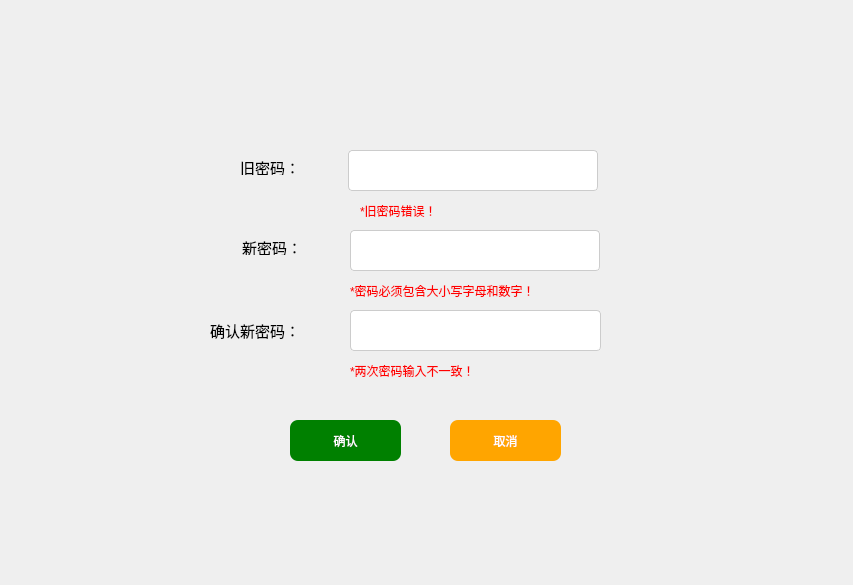
<?xml version="1.0" encoding="UTF-8"?>
<ui version="4.0">
 <class>Form</class>
 <widget class="QWidget" name="Form">
  <property name="geometry">
   <rect>
    <x>0</x>
    <y>0</y>
    <width>853</width>
    <height>585</height>
   </rect>
  </property>
  <property name="windowTitle">
   <string>Form</string>
  </property>
  <widget class="QLineEdit" name="lineEdit_3">
   <property name="geometry">
    <rect>
     <x>350</x>
     <y>310</y>
     <width>251</width>
     <height>41</height>
    </rect>
   </property>
   <property name="styleSheet">
    <string notr="true">border:1px solid #ccc;
border-radius:4px;
color:#555;
padding: 6px 12px;
</string>
   </property>
   <property name="inputMask">
    <string/>
   </property>
   <property name="text">
    <string/>
   </property>
   <property name="echoMode">
    <enum>QLineEdit::Password</enum>
   </property>
   <property name="placeholderText">
    <string/>
   </property>
   <property name="clearButtonEnabled">
    <bool>true</bool>
   </property>
  </widget>
  <widget class="QLabel" name="label_5">
   <property name="geometry">
    <rect>
     <x>210</x>
     <y>320</y>
     <width>101</width>
     <height>20</height>
    </rect>
   </property>
   <property name="font">
    <font>
     <family>黑体</family>
     <pointsize>11</pointsize>
    </font>
   </property>
   <property name="text">
    <string>确认新密码：</string>
   </property>
  </widget>
  <widget class="QLineEdit" name="lineEdit_4">
   <property name="geometry">
    <rect>
     <x>350</x>
     <y>230</y>
     <width>250</width>
     <height>41</height>
    </rect>
   </property>
   <property name="tabletTracking">
    <bool>false</bool>
   </property>
   <property name="styleSheet">
    <string notr="true"> border:1px solid #ccc;
 border-radius:4px;
 color:#555;
 padding: 6px 12px;
</string>
   </property>
   <property name="inputMask">
    <string/>
   </property>
   <property name="text">
    <string/>
   </property>
   <property name="frame">
    <bool>true</bool>
   </property>
   <property name="echoMode">
    <enum>QLineEdit::Password</enum>
   </property>
   <property name="dragEnabled">
    <bool>false</bool>
   </property>
   <property name="placeholderText">
    <string/>
   </property>
   <property name="clearButtonEnabled">
    <bool>true</bool>
   </property>
  </widget>
  <widget class="QLabel" name="label_6">
   <property name="geometry">
    <rect>
     <x>242</x>
     <y>240</y>
     <width>70</width>
     <height>15</height>
    </rect>
   </property>
   <property name="font">
    <font>
     <family>黑体</family>
     <pointsize>11</pointsize>
    </font>
   </property>
   <property name="text">
    <string>新密码：</string>
   </property>
  </widget>
  <widget class="QPushButton" name="pushButton_2">
   <property name="geometry">
    <rect>
     <x>450</x>
     <y>420</y>
     <width>111</width>
     <height>41</height>
    </rect>
   </property>
   <property name="styleSheet">
    <string notr="true">background-color:orange;
	color:white;
border:0px;
border-radius:8px;

</string>
   </property>
   <property name="text">
    <string>取消</string>
   </property>
  </widget>
  <widget class="QPushButton" name="pushButton">
   <property name="geometry">
    <rect>
     <x>290</x>
     <y>420</y>
     <width>111</width>
     <height>41</height>
    </rect>
   </property>
   <property name="styleSheet">
    <string notr="true">background-color:green;
	color:white;
border:0px;
border-radius:8px;

</string>
   </property>
   <property name="text">
    <string>确认</string>
   </property>
  </widget>
  <widget class="QLineEdit" name="lineEdit_5">
   <property name="geometry">
    <rect>
     <x>348</x>
     <y>150</y>
     <width>250</width>
     <height>41</height>
    </rect>
   </property>
   <property name="minimumSize">
    <size>
     <width>250</width>
     <height>0</height>
    </size>
   </property>
   <property name="tabletTracking">
    <bool>false</bool>
   </property>
   <property name="styleSheet">
    <string notr="true"> border:1px solid #ccc;
 border-radius:4px;
 color:#555;
 padding: 6px 12px;
</string>
   </property>
   <property name="inputMask">
    <string/>
   </property>
   <property name="text">
    <string/>
   </property>
   <property name="frame">
    <bool>true</bool>
   </property>
   <property name="echoMode">
    <enum>QLineEdit::Password</enum>
   </property>
   <property name="dragEnabled">
    <bool>false</bool>
   </property>
   <property name="placeholderText">
    <string/>
   </property>
   <property name="clearButtonEnabled">
    <bool>true</bool>
   </property>
  </widget>
  <widget class="QLabel" name="label_7">
   <property name="geometry">
    <rect>
     <x>240</x>
     <y>160</y>
     <width>70</width>
     <height>15</height>
    </rect>
   </property>
   <property name="font">
    <font>
     <family>黑体</family>
     <pointsize>11</pointsize>
    </font>
   </property>
   <property name="text">
    <string>旧密码：</string>
   </property>
  </widget>
  <widget class="QLabel" name="warninglabel">
   <property name="geometry">
    <rect>
     <x>360</x>
     <y>200</y>
     <width>224</width>
     <height>22</height>
    </rect>
   </property>
   <property name="styleSheet">
    <string notr="true">color:red
</string>
   </property>
   <property name="text">
    <string>*旧密码错误！</string>
   </property>
  </widget>
  <widget class="QLabel" name="warninglabel_2">
   <property name="geometry">
    <rect>
     <x>350</x>
     <y>280</y>
     <width>224</width>
     <height>22</height>
    </rect>
   </property>
   <property name="styleSheet">
    <string notr="true">color:red
</string>
   </property>
   <property name="text">
    <string>*密码必须包含大小写字母和数字！</string>
   </property>
  </widget>
  <widget class="QLabel" name="warninglabel_3">
   <property name="geometry">
    <rect>
     <x>350</x>
     <y>360</y>
     <width>224</width>
     <height>22</height>
    </rect>
   </property>
   <property name="styleSheet">
    <string notr="true">color:red
</string>
   </property>
   <property name="text">
    <string>*两次密码输入不一致！</string>
   </property>
  </widget>
 </widget>
 <resources/>
 <connections/>
</ui>
